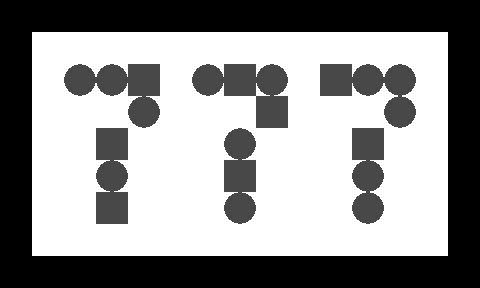

This is a level from a 2D game, rendered from its Tiled map with the project's own tilesets. A one-line summary and the complete map file follow:
An orthogonal 15x9 tile map with 32x32 px tiles, 2 tile layers (1, 2).

<map version="1.0" orientation="orthogonal" width="15" height="9" tilewidth="32" tileheight="32">
 <tileset firstgid="1" name="n_tiles1" tilewidth="32" tileheight="32">
  <image source="../../images/map/common/n_tiles1.png" width="128" height="64" />
 </tileset>
 <layer name="1" width="15" height="9">
  <data encoding="csv">
1,1,1,1,1,1,1,1,1,1,1,1,1,1,1,
1,1,1,1,1,1,1,1,1,1,1,1,1,1,1,
1,1,1,1,1,1,1,1,1,1,1,1,1,1,1,
1,1,1,1,1,1,1,1,1,1,1,1,1,1,1,
1,1,1,1,1,1,1,1,1,1,1,1,1,1,1,
1,1,1,1,1,1,1,1,1,1,1,1,1,1,1,
1,1,1,1,1,1,1,1,1,1,1,1,1,1,1,
1,1,1,1,1,1,1,1,1,1,1,1,1,1,1,
1,1,1,1,1,1,1,1,1,1,1,1,1,1,1
</data>
 </layer>
 <layer name="2" width="15" height="9">
  <data encoding="csv">
2,2,2,2,2,2,2,2,2,2,2,2,2,2,2,
2,0,0,0,0,0,0,0,0,0,0,0,0,0,2,
2,0,3,3,4,0,3,4,3,0,4,3,3,0,2,
2,0,0,0,3,0,0,0,4,0,0,0,3,0,2,
2,0,0,4,0,0,0,3,0,0,0,4,0,0,2,
2,0,0,3,0,0,0,4,0,0,0,3,0,0,2,
2,0,0,4,0,0,0,3,0,0,0,3,0,0,2,
2,0,0,0,0,0,0,0,0,0,0,0,0,0,2,
2,2,2,2,2,2,2,2,2,2,2,2,2,2,2
</data>
 </layer>
</map>
